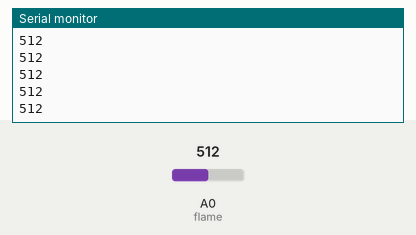
Simulated run of this sketch. Board: Arduino Uno, built with avr-gcc and run on an emulated ATmega328P. On the bench: the last lines printed to the serial monitor. The inputs (shaded band) are chosen by the test bench; at power-on: A0 (flame) = 512.

Above: at 1.2 s.
1.3 s: A0 (flame) set to 716
At 2.1 s:
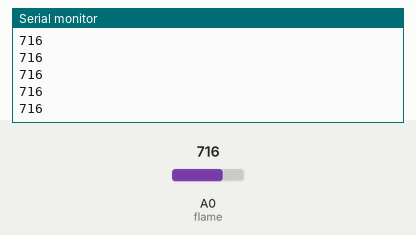
2.8 s: A0 (flame) set to 900
At 3.5 s:
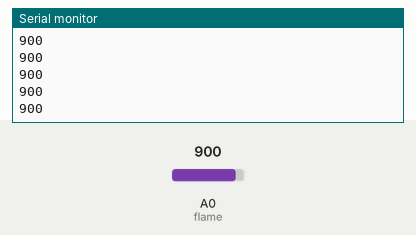
Timing chart, 0 to 5.8 s (numbered marks = the images above; inputs shaded):
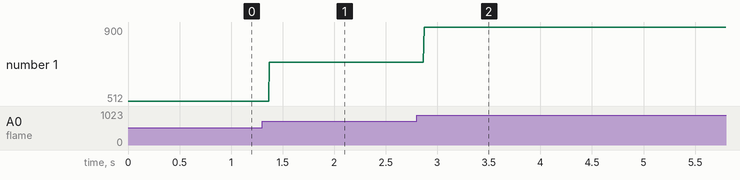

Measured:
- after the input at 1.3 s, the serial monitor: prints a new line after 0.07 s (image 1)
- after the input at 2.8 s, the serial monitor: prints a new line after 0.07 s (image 2)
- plotted number 1: 512 → 716 after the input at 1.3 s, 716 → 900 after the input at 2.8 s

The sketch:

flame_sensor.ino
```cpp
int flame=A0;

void setup() {
  // put your setup code here, to run once:
  Serial.begin(9600);

}

void loop() {
  // put your main code here, to run repeatedly:
  int flameVal=analogRead(flame);
  Serial.println(flameVal);

}
```
